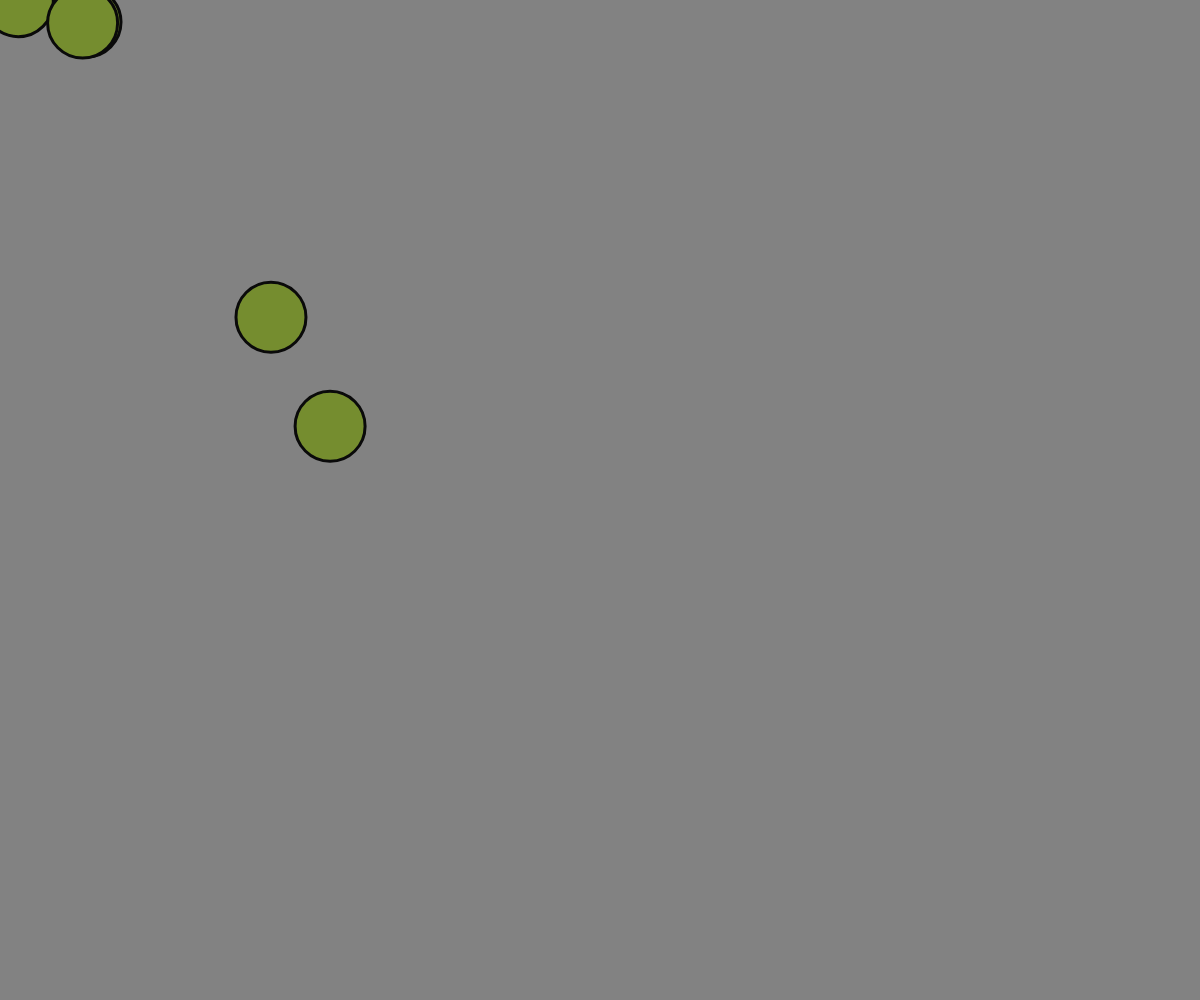
Frame 1 (no input)
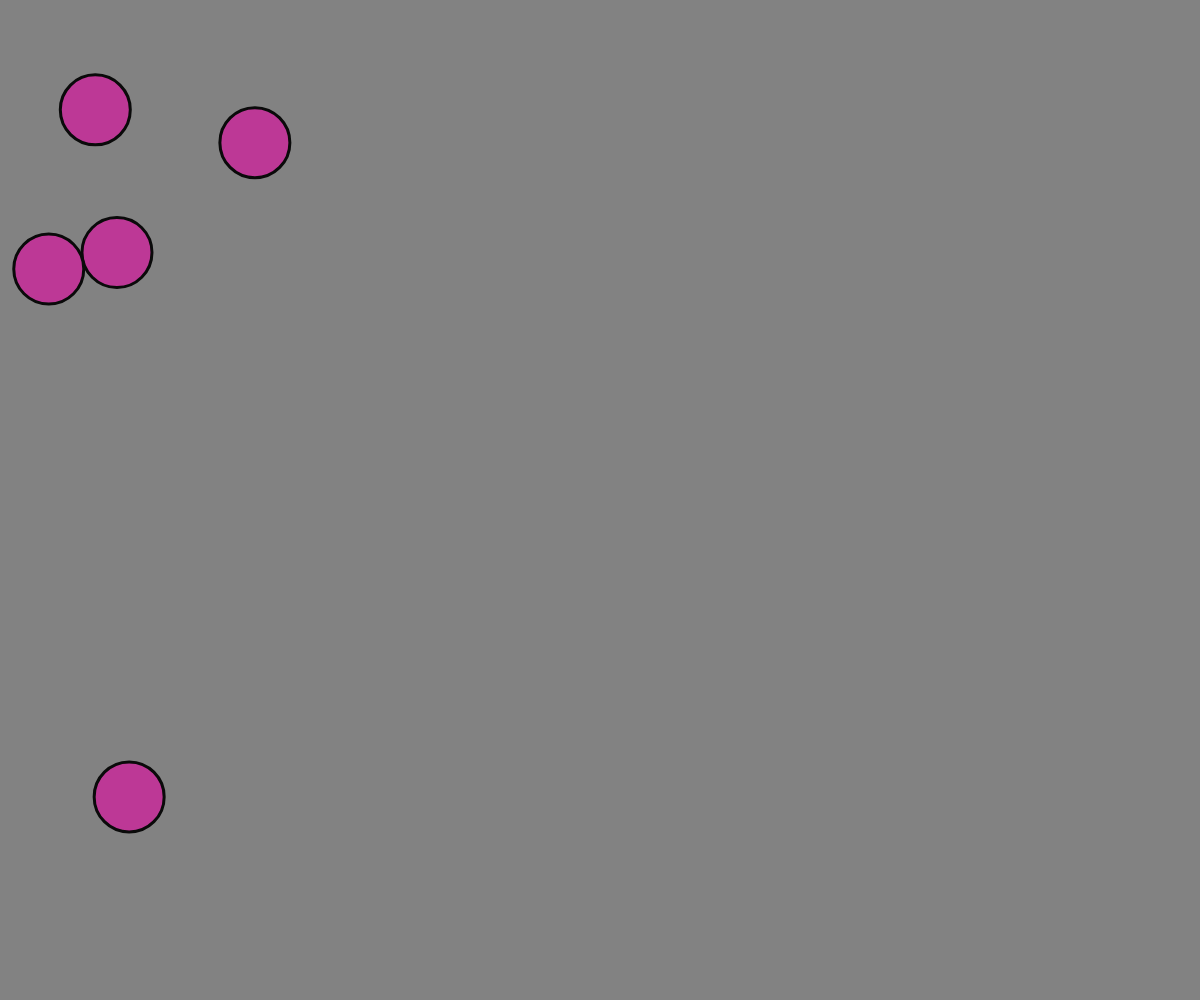
Frame 60 (no input)
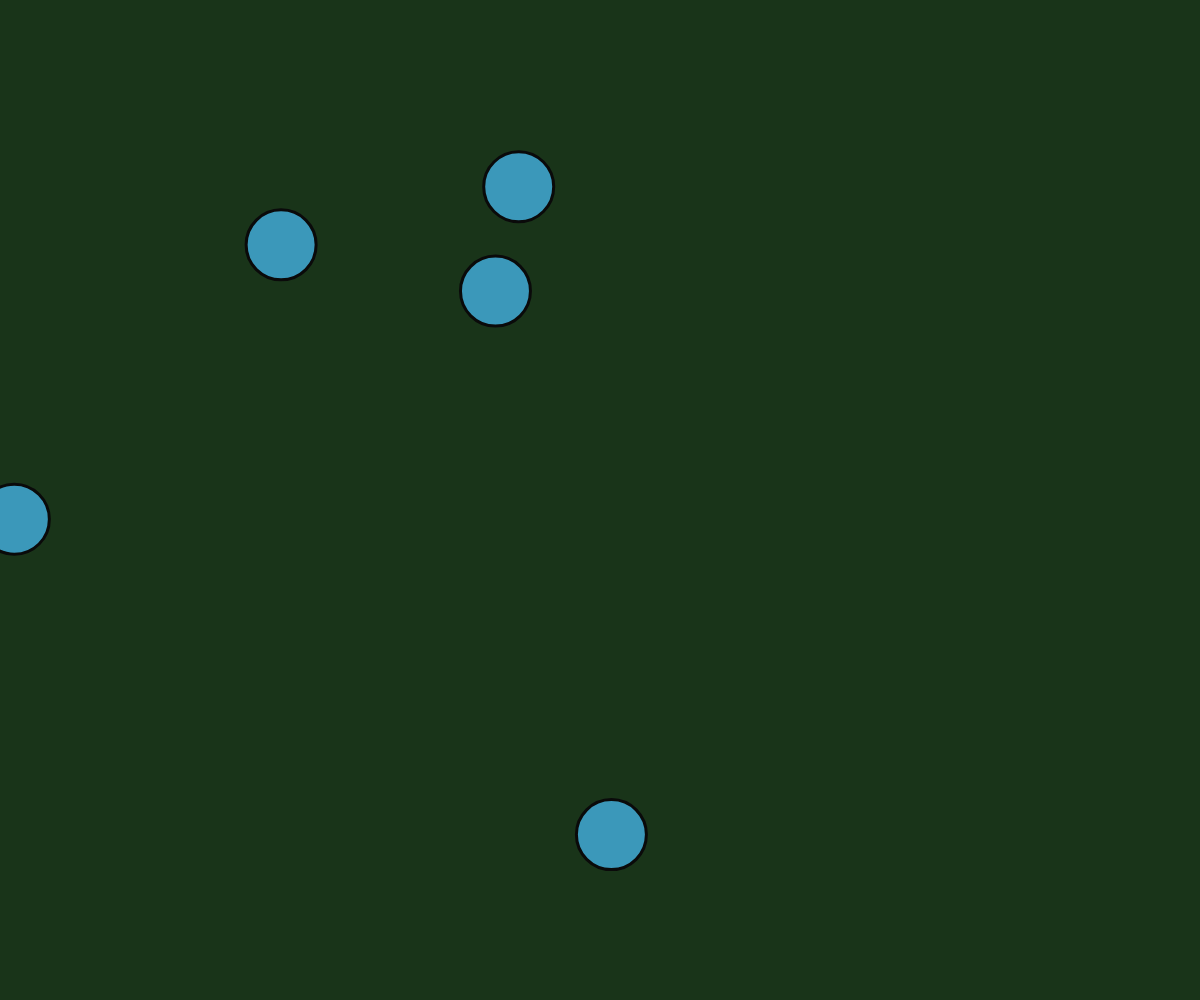
Frame 120 (the mouse pressed at the canvas centre since frame 60)

The p5.js sketch that drew these frames (run headless with seeded random() and noise() and a simulated clock; from frame 60 on, the mouse is pressed at the canvas centre):

// p5.js sketch
// ── sketch.js
function setup(){
    createCanvas(windowWidth, windowHeight);

    ball = new Ball(random(0,20),random(0,20));
    ball1 = new Ball(random(300,),random(100));
    ball2 = new Ball(random(400),random(400));
    ball3 = new Ball(random(500),random(600));
    ball4 = new Ball(random(255),random(260));
}


function draw(){
    

    background(0,255,255); 
    if(mouseX < 100){
        background(130,130,130);
        ball.updateColor();
    }
    else if(mouseX > 500){
        background(25,52,25);
        ball.updateColor();
    }
    
    
    ball.update();
    ball.show();
    ball1.update();
    ball1.show();
    ball2.update();
    ball2.show();
    ball3.update();
    ball3.show();
    ball4.update();
    ball4.show();

    
}

function Ball(x,y){
    this.pos = createVector(x,y);
    this.dir = createVector(random(-1,1), random(-1,1));
    this.speed = random(0,10);

    this.update = function(){
        let uPos = p5.Vector.mult(this.dir, this.speed);
        this.pos.add(uPos);

        if(this.pos.x < 0 || this.pos.x > windowWidth){this.dir.x*=-1}
        if(this.pos.y < 0 || this.pos.y > windowHeight){this.dir.y*=-1}
    }

    this.show = function(){
        stroke(10);
        strokeWeight(3);
        ellipse(this.pos.x, this.pos.y, 70, 70);
    }

    this.updateColor = function(){
        fill(random(0,255),random(0,255),random(0,255));
    }
}


// ── home.html
<!DOCTYPE html>
<html lang = "en">
    

    <head>
        <meta charset="utf-8">
        <title>Project 1</title>
        <meta name="description" content="Description Goes Here">

        <script src = "p5.js"></script>
    </head>

    <body>
        <p>
            <script src = "sketch.js"></script>
        </p>
    </body>
</html>
